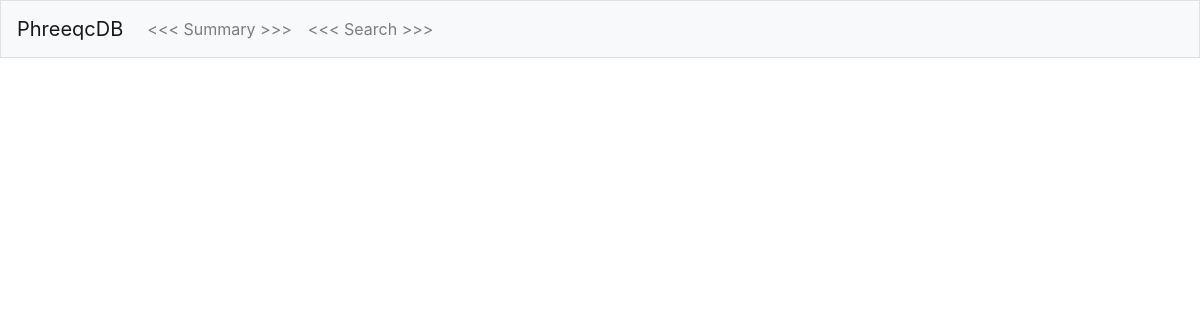
The app's page /details?id=1&type=solution_species, older data.
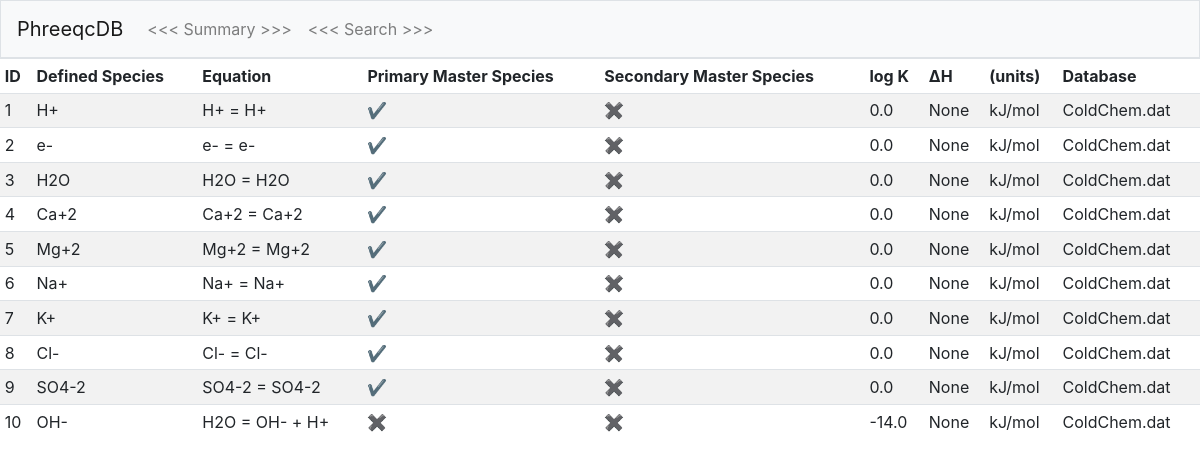
The same page, newer data.
### tables this page shows
CREATE TABLE solution_species (id INTEGER, equation TEXT, reactants TEXT, defined_species TEXT, primary_master_species INTEGER DEFAULT 0, secondary_master_species INTEGER DEFAULT 0, other_products TEXT, log_k REAL, delta_h REAL, delta_h_units TEXT DEFAULT [kJ/mol], analytic_1 REAL, analytic_2 REAL, analytic_3 REAL, analytic_4 REAL, analytic_5 REAL, analytic_6 REAL, gamma_a REAL, gamma_b REAL, llnl_gamma REAL, co2_llnl_gamma INTEGER DEFAULT 0, dw REAL DEFAULT 0, Vm TEXT, millero TEXT, activity_water INTEGER DEFAULT 0, add_log_k_named_expression TEXT, add_log_k_coefficient REAL, erm_ddl REAL DEFAULT 1.0, no_check INTEGER DEFAULT 0, mole_balance TEXT, db_id INTEGER, PRIMARY KEY(id), FOREIGN KEY(db_id) REFERENCES db_meta(id));

CREATE TABLE db_meta (id INTEGER, name TEXT NOT NULL, solution_master_species INTEGER, solution_species INTEGER, phases INTEGER, PRIMARY KEY(id));

### application.py (the view)
@app.route("/details")
def details():
    db_id = flask.request.args.get("id")
    search_type = flask.request.args.get("type")
    if search_type == "solution_master_species":
        results = db.execute(
            "SELECT solution_master_species.id AS ID, element AS Element, master_species AS Species, primary_master_species AS 'Primary Master Species', secondary_master_species AS 'Secondary Master Species', alkalinity AS Alkalinity, element_gfw AS 'Gram Formula Weight', db_meta.name AS Database FROM solution_master_species JOIN db_meta ON solution_master_species.db_id = db_meta.id WHERE db_id = ?", db_id)
    elif search_type == "solution_species":
        results = db.execute(
            "SELECT solution_species.id AS ID, defined_species AS 'Defined Species', equation AS Equation, primary_master_species AS 'Primary Master Species', secondary_master_species AS 'Secondary Master Species', log_k AS 'log K', delta_h AS 'ΔH', delta_h_units AS '(units)', db_meta.name AS Database FROM solution_species JOIN db_meta ON solution_species.db_id = db_meta.id WHERE db_id = ?", db_id)
    elif search_type == "phases":
        results = db.execute(
                    "SELECT phases.id AS ID, phases.name AS Name, defined_phase AS Formula, equation AS Equation, log_k AS 'log K', delta_h AS 'ΔH', delta_h_units AS '(units)', db_meta.name AS Database FROM phases JOIN db_meta ON phases.db_id = db_meta.id WHERE db_id = ?", db_id)
    if search_type == "solution_master_species" or search_type == "solution_species":
        for i in range(len(results)):
            for old, new in [("0", "\u2716"), ("1", "\u2714")]:
                results[i]["Primary Master Species"] = str(results[i]["Primary Master Species"]).replace(old, new)
                results[i]["Secondary Master Species"] = str(results[i]["Secondary Master Species"]).replace(old, new)
    return flask.render_template("results.html", results=results)

### templates/results.html
{% extends "layout.html" %}
{% block main %}
<div>
    <table class="table table-hover table-sm table-striped">
        <thead>
            {% for key in results[0] %}
                <td>{{ key }}</td>
            {% endfor %}
        </thead>
        <tbody>
            {% for result in results %}
                <tr>
                    {% for key, value in result.items() %}
                        <td>{{ value }}</td>
                    {% endfor %}
                </tr>
            {% endfor %}
        </tbody>
    </table>
</div>
{% endblock %}

Row changes from the older to the newer data that the page shows:
added solution_species: result "1" "✔" "✖" "None", defined_species "H+", equation "H+ = H+", log_k "0.0", delta_h_units "kJ/mol", name "ColdChem.dat"
added solution_species: result "2" "✔" "✖" "None", defined_species "e-", equation "e- = e-", log_k "0.0", delta_h_units "kJ/mol", name "ColdChem.dat"
added solution_species: result "3" "✔" "✖" "None", defined_species "H2O", equation "H2O = H2O", log_k "0.0", delta_h_units "kJ/mol", name "ColdChem.dat"
added solution_species: result "4" "✔" "✖" "None", defined_species "Ca+2", equation "Ca+2 = Ca+2", log_k "0.0", delta_h_units "kJ/mol", name "ColdChem.dat"
added solution_species: result "5" "✔" "✖" "None", defined_species "Mg+2", equation "Mg+2 = Mg+2", log_k "0.0", delta_h_units "kJ/mol", name "ColdChem.dat"
added solution_species: result "6" "✔" "✖" "None", defined_species "Na+", equation "Na+ = Na+", log_k "0.0", delta_h_units "kJ/mol", name "ColdChem.dat"
added solution_species: result "7" "✔" "✖" "None", defined_species "K+", equation "K+ = K+", log_k "0.0", delta_h_units "kJ/mol", name "ColdChem.dat"
added solution_species: result "8" "✔" "✖" "None", defined_species "Cl-", equation "Cl- = Cl-", log_k "0.0", delta_h_units "kJ/mol", name "ColdChem.dat"
added solution_species: result "9" "✔" "✖" "None", defined_species "SO4-2", equation "SO4-2 = SO4-2", log_k "0.0", delta_h_units "kJ/mol", name "ColdChem.dat"
added solution_species: result "10" "✖" "✖" "None", defined_species "OH-", equation "H2O = OH- + H+", log_k "-14.0", delta_h_units "kJ/mol", name "ColdChem.dat"
Text that changed along with them:
new list line: "ID"
new list line: "Defined Species"
new list line: "Equation"
new list line: "Primary Master Species"
new list line: "Secondary Master Species"
new list line: "log K"
new list line: "ΔH"
new list line: "(units)"
new list line: "Database"
